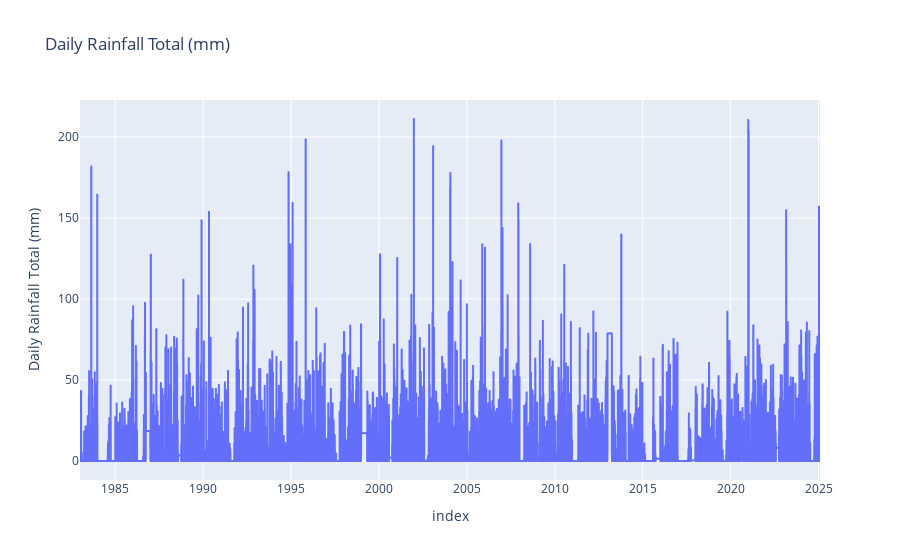
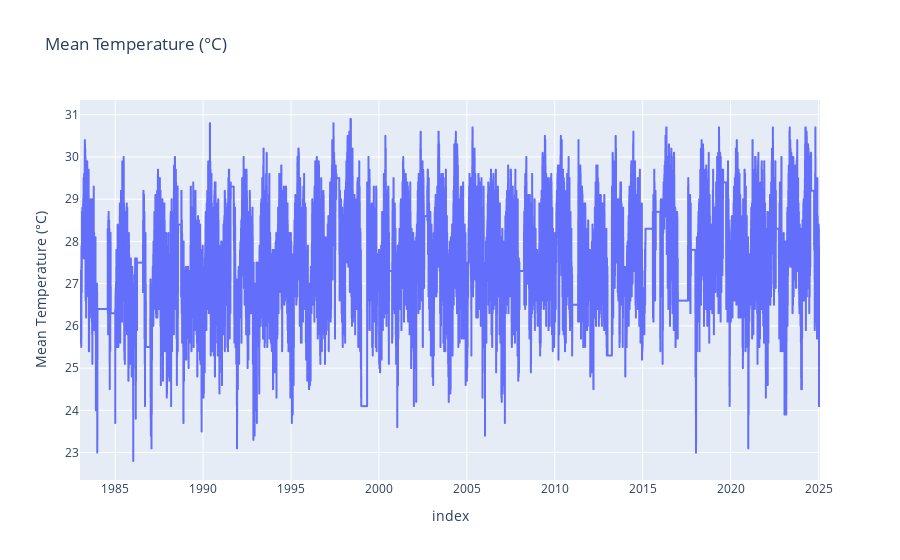
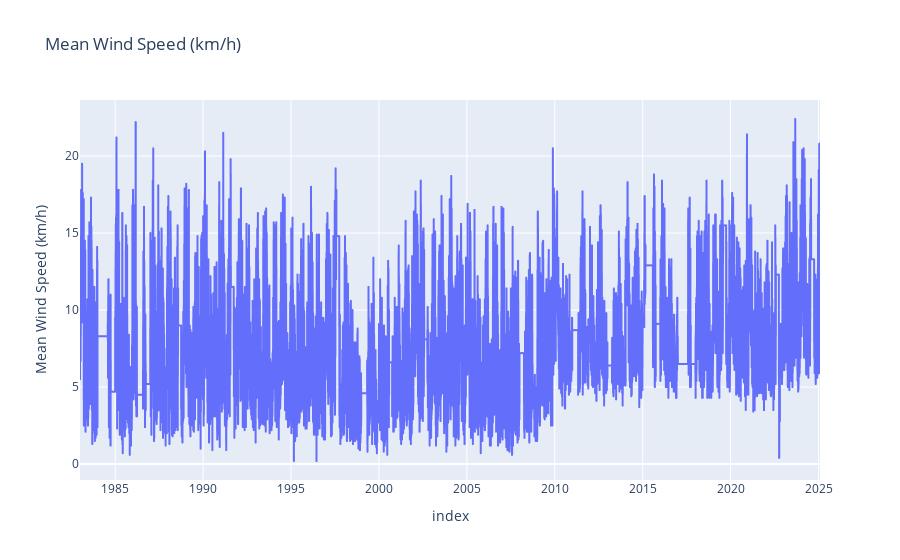
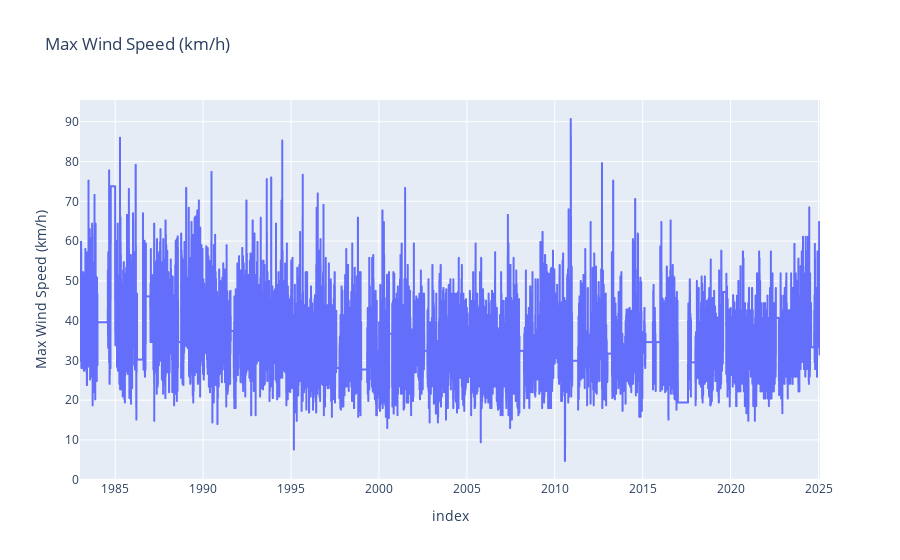

The notebook cell these images were saved under, in order:
### Markdown cell above
# EDA

### Code cell
# Some plots of the raw data.
import plotly.express as px
import plotly.graph_objects as go
from plotly.subplots import make_subplots

# Prepare data for plotting
plot_data = cleanDf[['Daily Rainfall Total (mm)', 'Mean Temperature (°C)', 'Mean Wind Speed (km/h)', "Max Wind Speed (km/h)"]].reset_index()

# Create individual plots
fig1 = px.line(plot_data, x='index', y='Daily Rainfall Total (mm)', 
               title='Daily Rainfall Total (mm)')
fig2 = px.line(plot_data, x='index', y='Mean Temperature (°C)', 
               title='Mean Temperature (°C)')
fig3 = px.line(plot_data, x='index', y='Mean Wind Speed (km/h)', 
               title='Mean Wind Speed (km/h)')
fig4 = px.line(plot_data, x='index', y='Max Wind Speed (km/h)', 
               title='Max Wind Speed (km/h)')

# Show plots
fig1.show()
fig2.show()
fig3.show()
fig4.show()

### Figure 1 — Plotly figure (JSON) as saved in the notebook; plotly's stock layout.template omitted (floating-point values rounded to 4 significant figures; data arrays with more than 128 entries replaced by an {"elided": "..."} marker saying what was removed)
{"data": [{"hovertemplate": "index=%{x}<br>Daily Rainfall Total (mm)=%{y}<extra></extra>", "legendgroup": "", "line": {"color": "#636efa", "dash": "solid"}, "marker": {"symbol": "circle"}, "mode": "lines", "name": "", "showlegend": false, "type": "scattergl", "x": {"elided": "15372 str values"}, "xaxis": "x", "y": {"elided": "15372 float values"}, "yaxis": "y"}], "layout": {"legend": {"tracegroupgap": 0}, "title": {"text": "Daily Rainfall Total (mm)"}, "xaxis": {"anchor": "y", "domain": [0, 1], "title": {"text": "index"}}, "yaxis": {"anchor": "x", "domain": [0, 1], "title": {"text": "Daily Rainfall Total (mm)"}}}}

### Figure 2 — Plotly figure (JSON) as saved in the notebook; plotly's stock layout.template omitted (floating-point values rounded to 4 significant figures; data arrays with more than 128 entries replaced by an {"elided": "..."} marker saying what was removed)
{"data": [{"hovertemplate": "index=%{x}<br>Mean Temperature (°C)=%{y}<extra></extra>", "legendgroup": "", "line": {"color": "#636efa", "dash": "solid"}, "marker": {"symbol": "circle"}, "mode": "lines", "name": "", "showlegend": false, "type": "scattergl", "x": {"elided": "15372 str values"}, "xaxis": "x", "y": {"elided": "15372 float values"}, "yaxis": "y"}], "layout": {"legend": {"tracegroupgap": 0}, "title": {"text": "Mean Temperature (°C)"}, "xaxis": {"anchor": "y", "domain": [0, 1], "title": {"text": "index"}}, "yaxis": {"anchor": "x", "domain": [0, 1], "title": {"text": "Mean Temperature (°C)"}}}}

### Figure 3 — Plotly figure (JSON) as saved in the notebook; plotly's stock layout.template omitted (floating-point values rounded to 4 significant figures; data arrays with more than 128 entries replaced by an {"elided": "..."} marker saying what was removed)
{"data": [{"hovertemplate": "index=%{x}<br>Mean Wind Speed (km/h)=%{y}<extra></extra>", "legendgroup": "", "line": {"color": "#636efa", "dash": "solid"}, "marker": {"symbol": "circle"}, "mode": "lines", "name": "", "showlegend": false, "type": "scattergl", "x": {"elided": "15372 str values"}, "xaxis": "x", "y": {"elided": "15372 float values"}, "yaxis": "y"}], "layout": {"legend": {"tracegroupgap": 0}, "title": {"text": "Mean Wind Speed (km/h)"}, "xaxis": {"anchor": "y", "domain": [0, 1], "title": {"text": "index"}}, "yaxis": {"anchor": "x", "domain": [0, 1], "title": {"text": "Mean Wind Speed (km/h)"}}}}

### Figure 4 — Plotly figure (JSON) as saved in the notebook; plotly's stock layout.template omitted (floating-point values rounded to 4 significant figures; data arrays with more than 128 entries replaced by an {"elided": "..."} marker saying what was removed)
{"data": [{"hovertemplate": "index=%{x}<br>Max Wind Speed (km/h)=%{y}<extra></extra>", "legendgroup": "", "line": {"color": "#636efa", "dash": "solid"}, "marker": {"symbol": "circle"}, "mode": "lines", "name": "", "showlegend": false, "type": "scattergl", "x": {"elided": "15372 str values"}, "xaxis": "x", "y": {"elided": "15372 float values"}, "yaxis": "y"}], "layout": {"legend": {"tracegroupgap": 0}, "title": {"text": "Max Wind Speed (km/h)"}, "xaxis": {"anchor": "y", "domain": [0, 1], "title": {"text": "index"}}, "yaxis": {"anchor": "x", "domain": [0, 1], "title": {"text": "Max Wind Speed (km/h)"}}}}
